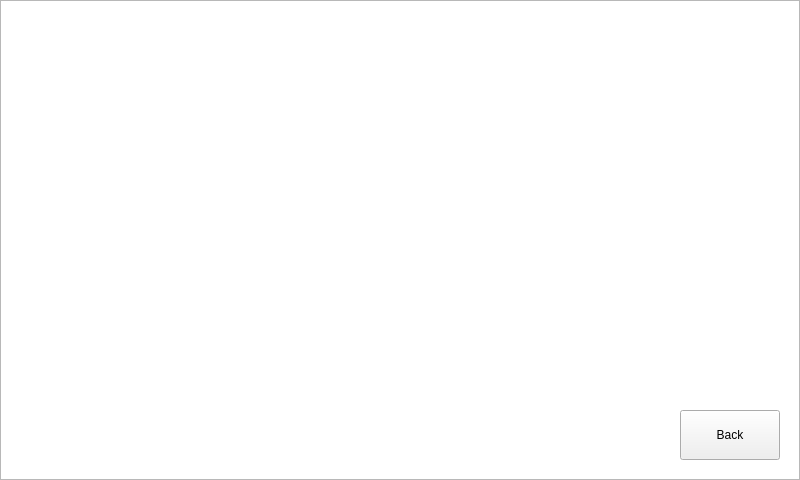
<?xml version="1.0" encoding="UTF-8"?>
<ui version="4.0">
 <class>adc</class>
 <widget class="QMainWindow" name="adc">
  <property name="geometry">
   <rect>
    <x>0</x>
    <y>0</y>
    <width>800</width>
    <height>480</height>
   </rect>
  </property>
  <property name="windowTitle">
   <string>MainWindow</string>
  </property>
  <widget class="QWidget" name="centralwidget">
   <widget class="QPushButton" name="adc_back">
    <property name="geometry">
     <rect>
      <x>680</x>
      <y>410</y>
      <width>100</width>
      <height>50</height>
     </rect>
    </property>
    <property name="focusPolicy">
     <enum>Qt::NoFocus</enum>
    </property>
    <property name="text">
     <string>Back</string>
    </property>
   </widget>
   <widget class="QChartView" name="adc_chart">
    <property name="geometry">
     <rect>
      <x>0</x>
      <y>0</y>
      <width>800</width>
      <height>480</height>
     </rect>
    </property>
   </widget>
   <zorder>adc_chart</zorder>
   <zorder>adc_back</zorder>
  </widget>
 </widget>
 <customwidgets>
  <customwidget>
   <class>QChartView</class>
   <extends>QGraphicsView</extends>
   <header>qchartview.h</header>
  </customwidget>
 </customwidgets>
 <resources/>
 <connections/>
</ui>
